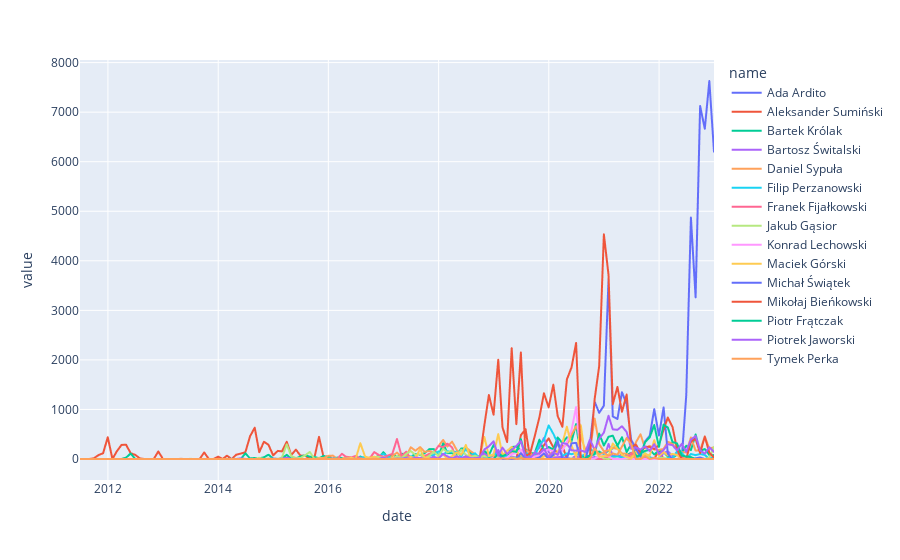

Notebook cell for this chart:
### Code cell
f = px.line(result, x = result.index, y = result.columns)
f.show()

### Figure 1 — Plotly figure (JSON) as saved in the notebook; plotly's stock layout.template omitted (floating-point values rounded to 4 significant figures; data arrays with more than 128 entries replaced by an {"elided": "..."} marker saying what was removed)
{"data": [{"hovertemplate": "name=Ada Ardito<br>date=%{x}<br>value=%{y}<extra></extra>", "legendgroup": "Ada Ardito", "line": {"color": "#636efa", "dash": "solid"}, "marker": {"symbol": "circle"}, "mode": "lines", "name": "Ada Ardito", "showlegend": true, "x": {"elided": "139 str values"}, "xaxis": "x", "y": {"elided": "139 int values"}, "yaxis": "y", "type": "scattergl"}, {"hovertemplate": "name=Aleksander Sumiński<br>date=%{x}<br>value=%{y}<extra></extra>", "legendgroup": "Aleksander Sumiński", "line": {"color": "#EF553B", "dash": "solid"}, "marker": {"symbol": "circle"}, "mode": "lines", "name": "Aleksander Sumiński", "showlegend": true, "x": {"elided": "139 str values"}, "xaxis": "x", "y": {"elided": "139 int values"}, "yaxis": "y", "type": "scattergl"}, {"hovertemplate": "name=Bartek Królak<br>date=%{x}<br>value=%{y}<extra></extra>", "legendgroup": "Bartek Królak", "line": {"color": "#00cc96", "dash": "solid"}, "marker": {"symbol": "circle"}, "mode": "lines", "name": "Bartek Królak", "showlegend": true, "x": {"elided": "139 str values"}, "xaxis": "x", "y": {"elided": "139 int values"}, "yaxis": "y", "type": "scattergl"}, {"hovertemplate": "name=Bartosz Świtalski<br>date=%{x}<br>value=%{y}<extra></extra>", "legendgroup": "Bartosz Świtalski", "line": {"color": "#ab63fa", "dash": "solid"}, "marker": {"symbol": "circle"}, "mode": "lines", "name": "Bartosz Świtalski", "showlegend": true, "x": {"elided": "139 str values"}, "xaxis": "x", "y": {"elided": "139 int values"}, "yaxis": "y", "type": "scattergl"}, {"hovertemplate": "name=Daniel Sypuła<br>date=%{x}<br>value=%{y}<extra></extra>", "legendgroup": "Daniel Sypuła", "line": {"color": "#FFA15A", "dash": "solid"}, "marker": {"symbol": "circle"}, "mode": "lines", "name": "Daniel Sypuła", "showlegend": true, "x": {"elided": "139 str values"}, "xaxis": "x", "y": {"elided": "139 int values"}, "yaxis": "y", "type": "scattergl"}, {"hovertemplate": "name=Filip Perzanowski<br>date=%{x}<br>value=%{y}<extra></extra>", "legendgroup": "Filip Perzanowski", "line": {"color": "#19d3f3", "dash": "solid"}, "marker": {"symbol": "circle"}, "mode": "lines", "name": "Filip Perzanowski", "showlegend": true, "x": {"elided": "139 str values"}, "xaxis": "x", "y": {"elided": "139 int values"}, "yaxis": "y", "type": "scattergl"}, {"hovertemplate": "name=Franek Fijałkowski<br>date=%{x}<br>value=%{y}<extra></extra>", "legendgroup": "Franek Fijałkowski", "line": {"color": "#FF6692", "dash": "solid"}, "marker": {"symbol": "circle"}, "mode": "lines", "name": "Franek Fijałkowski", "showlegend": true, "x": {"elided": "139 str values"}, "xaxis": "x", "y": {"elided": "139 int values"}, "yaxis": "y", "type": "scattergl"}, {"hovertemplate": "name=Jakub Gąsior<br>date=%{x}<br>value=%{y}<extra></extra>", "legendgroup": "Jakub Gąsior", "line": {"color": "#B6E880", "dash": "solid"}, "marker": {"symbol": "circle"}, "mode": "lines", "name": "Jakub Gąsior", "showlegend": true, "x": {"elided": "139 str values"}, "xaxis": "x", "y": {"elided": "139 int values"}, "yaxis": "y", "type": "scattergl"}, {"hovertemplate": "name=Konrad Lechowski<br>date=%{x}<br>value=%{y}<extra></extra>", "legendgroup": "Konrad Lechowski", "line": {"color": "#FF97FF", "dash": "solid"}, "marker": {"symbol": "circle"}, "mode": "lines", "name": "Konrad Lechowski", "showlegend": true, "x": {"elided": "139 str values"}, "xaxis": "x", "y": {"elided": "139 int values"}, "yaxis": "y", "type": "scattergl"}, {"hovertemplate": "name=Maciek Górski<br>date=%{x}<br>value=%{y}<extra></extra>", "legendgroup": "Maciek Górski", "line": {"color": "#FECB52", "dash": "solid"}, "marker": {"symbol": "circle"}, "mode": "lines", "name": "Maciek Górski", "showlegend": true, "x": {"elided": "139 str values"}, "xaxis": "x", "y": {"elided": "139 int values"}, "yaxis": "y", "type": "scattergl"}, {"hovertemplate": "name=Michał Świątek<br>date=%{x}<br>value=%{y}<extra></extra>", "legendgroup": "Michał Świątek", "line": {"color": "#636efa", "dash": "solid"}, "marker": {"symbol": "circle"}, "mode": "lines", "name": "Michał Świątek", "showlegend": true, "x": {"elided": "139 str values"}, "xaxis": "x", "y": {"elided": "139 int values"}, "yaxis": "y", "type": "scattergl"}, {"hovertemplate": "name=Mikołaj Bieńkowski<br>date=%{x}<br>value=%{y}<extra></extra>", "legendgroup": "Mikołaj Bieńkowski", "line": {"color": "#EF553B", "dash": "solid"}, "marker": {"symbol": "circle"}, "mode": "lines", "name": "Mikołaj Bieńkowski", "showlegend": true, "x": {"elided": "139 str values"}, "xaxis": "x", "y": {"elided": "139 int values"}, "yaxis": "y", "type": "scattergl"}, {"hovertemplate": "name=Piotr Frątczak<br>date=%{x}<br>value=%{y}<extra></extra>", "legendgroup": "Piotr Frątczak", "line": {"color": "#00cc96", "dash": "solid"}, "marker": {"symbol": "circle"}, "mode": "lines", "name": "Piotr Frątczak", "showlegend": true, "x": {"elided": "139 str values"}, "xaxis": "x", "y": {"elided": "139 int values"}, "yaxis": "y", "type": "scattergl"}, {"hovertemplate": "name=Piotrek Jaworski<br>date=%{x}<br>value=%{y}<extra></extra>", "legendgroup": "Piotrek Jaworski", "line": {"color": "#ab63fa", "dash": "solid"}, "marker": {"symbol": "circle"}, "mode": "lines", "name": "Piotrek Jaworski", "showlegend": true, "x": {"elided": "139 str values"}, "xaxis": "x", "y": {"elided": "139 int values"}, "yaxis": "y", "type": "scattergl"}, {"hovertemplate": "name=Tymek Perka<br>date=%{x}<br>value=%{y}<extra></extra>", "legendgroup": "Tymek Perka", "line": {"color": "#FFA15A", "dash": "solid"}, "marker": {"symbol": "circle"}, "mode": "lines", "name": "Tymek Perka", "showlegend": true, "x": {"elided": "139 str values"}, "xaxis": "x", "y": {"elided": "139 int values"}, "yaxis": "y", "type": "scattergl"}], "layout": {"xaxis": {"anchor": "y", "domain": [0.0, 1.0], "title": {"text": "date"}}, "yaxis": {"anchor": "x", "domain": [0.0, 1.0], "title": {"text": "value"}}, "legend": {"title": {"text": "name"}, "tracegroupgap": 0}, "margin": {"t": 60}}}
